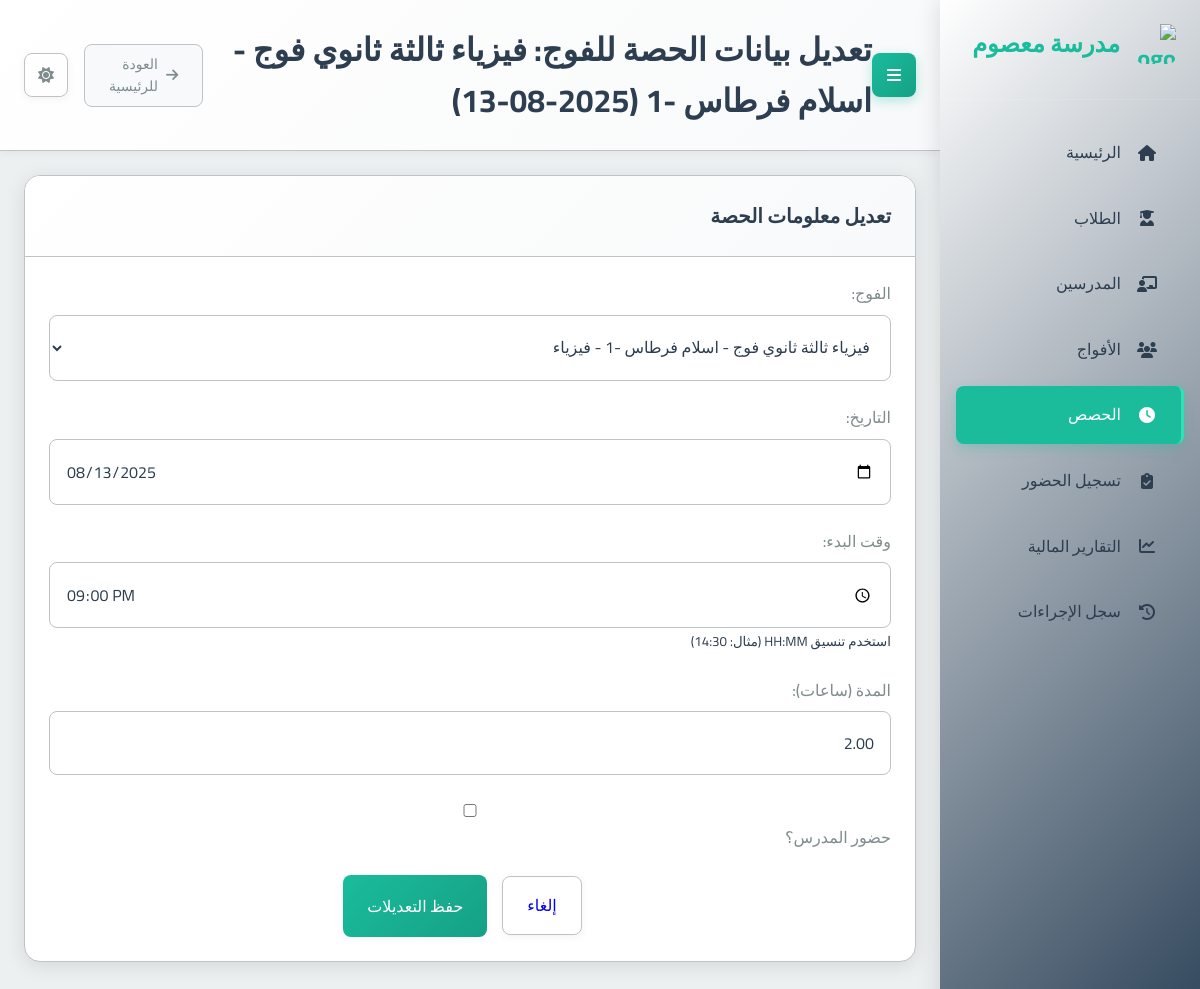
Screenshot of /sessions/2/edit/ with the database file from the repository.
### school_app/models.py (models this page shows, shortened)
class Session(models.Model):
    group = models.ForeignKey(Group, on_delete=models.CASCADE, related_name='sessions', verbose_name="الفوج")
    date = models.DateField(verbose_name="التاريخ")
    start_time = models.TimeField(verbose_name="وقت البدء")
    duration = models.DecimalField(max_digits=4, decimal_places=2, verbose_name="المدة (ساعات)")
    teacher_attended = models.BooleanField(null=True, blank=True, verbose_name="حضور المدرس")
    teacher_compensated = models.BooleanField(default=False, verbose_name="تم تعويض المدرس") # New field
    created_at = models.DateTimeField(auto_now_add=True, verbose_name="تاريخ الإنشاء")
    class Meta:
        verbose_name = "حصة"
        verbose_name_plural = "الحصص"

class Group(models.Model):
    name = models.CharField(max_length=100, verbose_name="اسم الفوج")
    subject = models.ForeignKey(Subject, on_delete=models.PROTECT, verbose_name="المادة")
    teacher = models.ForeignKey(Teacher, on_delete=models.CASCADE, verbose_name="المدرس")
    academic_levels = models.ManyToManyField(AcademicLevel, verbose_name="المستويات الدراسية المتوافقة")
    price_per_4_sessions = models.DecimalField(max_digits=10, decimal_places=2, verbose_name="السعر لكل 4 حصص")
    session_day = models.IntegerField(choices=[
        (0, 'الاثنين'),
        (1, 'الثلاثاء'),
        (2, 'الأربعاء'),
        (3, 'الخميس'),
        (4, 'الجمعة'),
        (5, 'السبت'),
        (6, 'الأحد')
    ], verbose_name="يوم الحصة")
    session_start_time = models.TimeField(verbose_name="وقت بداية الحصة")
    session_duration = models.DecimalField(max_digits=4, decimal_places=2, default=1.5, verbose_name="مدة الحصة (ساعات)")
    students = models.ManyToManyField(Student, blank=True, verbose_name="الطلاب المسجلون")
    created_at = models.DateTimeField(auto_now_add=True, verbose_name="تاريخ الإنشاء")
    is_continuous = models.BooleanField(default=False, verbose_name="فوج مستمر (تُنشأ الحصص أسبوعياً تلقائياً)")
    created_sessions_until = models.DateField(null=True, blank=True, verbose_name="تم إنشاء الحصص حتى تاريخ")
    def __str__(self):
        return f"{self.name} - {self.subject}"
    class Meta:
        verbose_name = "فوج"
        verbose_name_plural = "الأفواج"

### school_app/views.py (the view)
# urls.py: path('sessions/<int:session_id>/edit/', views.edit_session, name='edit_session'),
def edit_session(request, session_id):
    session = get_object_or_404(Session, id=session_id)
    page_title = f"تعديل بيانات الحصة: {session.group.name} - {session.date}"
    if request.method == 'POST':
        form = SessionForm(request.POST, instance=session)
        if form.is_valid():
            form.save()
            updated_session = form.instance
            messages.success(request, "تم تحديث بيانات الحصة بنجاح.")
            return redirect('session_list')
    else: # GET request
        form = SessionForm(instance=session)
    context = {
        'form': form,
        'session': session, # For action URL and page title context
        'page_title': page_title
    }
    return render(request, 'school_app/edit_session.html', context)

### school_app/forms.py
class SessionForm(forms.ModelForm):
    class Meta:
        model = Session
        fields = ['group', 'date', 'start_time', 'duration', 'teacher_attended']
        widgets = {
            'group': forms.Select(attrs={'class': 'form-control'}),
            'date': forms.DateInput(attrs={'class': 'form-control', 'type': 'date'}),
            'start_time': forms.TimeInput(attrs={'class': 'form-control', 'type': 'time'}),
            'duration': forms.NumberInput(attrs={'class': 'form-control', 'step': '0.25'}),
            'teacher_attended': forms.CheckboxInput(attrs={'class': 'form-check-input'}),
        }
        labels = {
            'group': "الفوج",
            'date': "التاريخ",
            'start_time': "وقت البدء",
            'duration': "المدة (ساعات)",
            'teacher_attended': "حضور المدرس؟",
        }
        help_texts = {
            'start_time': 'استخدم تنسيق HH:MM (مثال: 14:30)',
        }
    def __init__(self, *args, **kwargs):
        super(SessionForm, self).__init__(*args, **kwargs)
        self.fields['group'].queryset = Group.objects.all().order_by('name')
        self.fields['teacher_attended'].required = False

### school_app/models.py (called while the page is built)
    def __str__(self):
        return self.name

### templates/school_app/edit_session.html (shortened to what this page needs)
{% extends 'base.html' %}
{% block page_title %}تعديل بيانات الحصة للفوج: {{ session.group.name }} ({{ session.date|date:"Y-m-d" }}){% endblock %}
{% block content %}
<div class="card">
  <div class="card-header">
    <h2 class="card-title">تعديل معلومات الحصة</h2>
  </div>
  <div class="card-body">
    <form method="POST" action="{% url 'edit_session' session.id %}">
      <div class="form-group">
        <label for="{{ form.group.id_for_label }}">{{ form.group.label }}:</label>
        {{ form.group }}
      </div>
      <div class="form-group">
        <label for="{{ form.date.id_for_label }}">{{ form.date.label }}:</label>
        {{ form.date }}
      </div>
      <div class="form-group">
        <label for="{{ form.start_time.id_for_label }}">{{ form.start_time.label }}:</label>
        {{ form.start_time }}
        {% if form.start_time.help_text %}<small class="form-text text-muted">{{ form.start_time.help_text }}</small>{% endif %}
      </div>
      <div class="form-group">
        <label for="{{ form.duration.id_for_label }}">{{ form.duration.label }}:</label>
        {{ form.duration }}
      </div>
      <div class="form-group">
        <div class="form-check">
            {{ form.teacher_attended }}
            <label class="form-check-label" for="{{ form.teacher_attended.id_for_label }}">
                {{ form.teacher_attended.label }}
            </label>
        </div>
      </div>
      <div class="card-footer text-right">
        <a href="{% url 'session_list' %}" class="btn btn-secondary">إلغاء</a>
        <button type="submit" class="btn btn-primary">حفظ التعديلات</button>
      </div>
    </form>
  </div>
</div>
{% endblock %}

### static/css/main.css (style rules this page uses)
:root { --primary-color: #2c3e50; --primary-light: #34495e; --primary-darker: #1a252f; --accent-color: #1abc9c; --accent-light: #2fe2b3; --accent-dark: #16a085; --text-color: #2c3e50; --text-secondary: #7f8c8d; --text-on-primary: #ffffff; --text-on-accent: #ffffff; --text-nav: #2c3e50; --background-color: #ecf0f1; --card-background: #ffffff; --input-background: #ffffff; --border-color: #bdc3c7; --input-border-color: #bdc3c7; --success-color: #2ecc71; --warning-color: #f39c12; --error-color: #e74c3c; --info-color: #1E90FF; --table-header-background: #e9ecef; --table-row-hover-background: #f8f9fa; --box-shadow-color: rgba(0, 0, 0, 0.1); --box-shadow-color-hover: rgba(0, 0, 0, 0.15); --box-shadow-soft-color: rgba(0, 0, 0, 0.05); --subtle-background: #f8f9fa; --spacing-xs: 8px; --spacing-sm: 16px; --spacing-md: 24px; --spacing-lg: 32px; --spacing-xl: 48px; --font-family: 'Cairo', sans-serif; --font-size-xs: 12px; --font-size-sm: 14px; --font-size-md: 16px; --font-size-lg: 20px; --font-size-xl: 24px; --font-size-xxl: 32px; --border-radius-sm: 4px; --border-radius-md: 8px; --border-radius-lg: 16px; --transition-fast: 0.2s ease; --transition-normal: 0.3s ease; --transition-slow: 0.5s ease; --sidebar-width: 260px; }
* { margin: 0; padding: 0; box-sizing: border-box; direction: rtl; }
html { direction: rtl; font-size: 16px; }
body { font-family: var(--font-family); background-color: var(--background-color); color: var(--text-color); line-height: 1.6; transition: background-color var(--transition-normal), color var(--transition-normal); overflow-x: hidden; }
.btn-secondary { border: 1px solid var(--input-border-color) !important; margin: 0 15px; }
.card-footer { display: flex; justify-content: center; align-items: center; align-content: center; flex-wrap: wrap; }
.form-group { margin-bottom: var(--spacing-md); }
.card { background-color: var(--card-background); border-radius: var(--border-radius-lg); box-shadow: 0 4px 20px var(--box-shadow-color); margin-bottom: var(--spacing-md); overflow: hidden; transition: all var(--transition-normal); border: 1px solid var(--border-color); }
.card-header { padding: var(--spacing-md); border-bottom: 1px solid var(--border-color); background: linear-gradient(135deg, var(--card-background) 0%, var(--subtle-background) 100%); }
.card-title { font-size: var(--font-size-lg); font-weight: 600; margin: 0; color: var(--text-color); }
.card-body { padding: var(--spacing-md); color: var(--text-color); }
.btn { font-family: var(--font-family); padding: var(--spacing-sm) var(--spacing-md); border: none; border-radius: var(--border-radius-md); cursor: pointer; font-size: var(--font-size-md); font-weight: 500; text-decoration: none; display: inline-flex; align-items: center; gap: var(--spacing-xs); transition: all var(--transition-fast); box-shadow: 0 2px 8px var(--box-shadow-soft-color); }
.btn-primary { background: linear-gradient(135deg, var(--accent-color) 0%, var(--accent-dark) 100%); color: var(--text-on-accent); }
label { display: block; margin-bottom: var(--spacing-xs); font-weight: 500; color: var(--text-secondary); }
input, select, textarea { font-family: var(--font-family); width: 100%; padding: var(--spacing-sm); border: 1px solid var(--input-border-color); border-radius: var(--border-radius-md); background-color: var(--input-background); color: var(--text-color); font-size: var(--font-size-md); transition: all var(--transition-fast); }
.text-right { text-align: right; }

### rows the page displays
Session: group.name "فيزياء ثالثة ثانوي فوج - اسلام فرطاس -1", date "2025-08-13", group "فيزياء ثالثة ثانوي فوج - اسلام فرطاس -1 - فيزياء", date "08/13/2025", start_time "21:00:00", duration "2.00"
